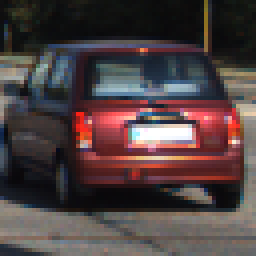
#> input picture test_images/training_example.png, 64 x 64 px (shown 4 times larger)
$ jupyter execute --allow-errors Vehicle_Detection.ipynb   (shell and % lines are left out)   (older library calls are emulated)
#> lines starting #> are read from the running program, lines starting #| are printed output that depends on the picture
## Import common libs
Most of the code in this notebook needs these imports

[cell 1]
import cv2
import glob
import random
import numpy as np
import matplotlib.pyplot as plt
import matplotlib.image as mpimg

from scipy.ndimage.measurements import label

from skimage.feature import hog

## Download Training Data

[cell 2]
import urllib.request
import shutil
import zipfile

# Download the training data
data_file_url=r"https://s3.amazonaws.com/udacity-sdc/Vehicle_Tracking/vehicles.zip"
data_file_name=r"/vehicles.zip"
data_file_dir=r"./training_data"

#> (the rest of this cell did not finish here and is left out)

## Load Training Data

[cell 3]
# Read in our vehicles and non-vehicles
cars = []
notcars = []

images = glob.glob('./training_data/vehicles/*/*.png')
for image in images:
    cars.append(image)

# shuffle the training data
random.shuffle(cars)

images = glob.glob('./training_data/non-vehicles/*/*.png')
for image in images:
    notcars.append(image)

# shuffle the training data
random.shuffle(notcars)

def training_image_info(car_list):
    image_info = {}
    # Read in a test image, either car or notcar
    example_img = mpimg.imread(car_list[0])
    # Define a key "image_shape" and store the test image shape 3-tuple
    image_info["image_shape"] = example_img.shape
    # Define a key "data_type" and store the data type of the test image.
    image_info["data_type"] = example_img.dtype
    # Return data_dict
    return image_info

#> (the rest of this cell did not finish here and is left out)

## Utilities

[cell 4]
# Color converter
def convert_color(img, color_space='YCrCb'):
    """ Covert from RGB to various color spaces
    """
    if color_space != 'RGB':
        if color_space == 'YCrCb':
            return cv2.cvtColor(img, cv2.COLOR_RGB2YCrCb)
        if color_space == 'HSV':
            return cv2.cvtColor(img, cv2.COLOR_RGB2HSV)
        elif color_space == 'LUV':
            return cv2.cvtColor(img, cv2.COLOR_RGB2LUV)
        elif color_space == 'HLS':
            return cv2.cvtColor(img, cv2.COLOR_RGB2HLS)
        elif color_space == 'YUV':
            return cv2.cvtColor(img, cv2.COLOR_RGB2YUV)
    else:
        return np.copy(img)

# Function to draw bounding boxes
# [60 lines left out: functions draw_boxes, slide_window, not called in this run]

## HOG features
Utility to extract HOG features

[cell 5]
# Two implmentations: sklearn and OpenCV.   My hope was the OpenCV one
# would be much faster, but it wasn't... and it had lower accuracy.

def get_hog_features(img, orient, pix_per_cell, cell_per_block, vis=False, feature_vec=True):
    """ Get HOG features using "sklearn"
    """
    # Call with two outputs if vis==True
    if vis == True:
        features, hog_image = hog(img, orientations=orient,
                                  pixels_per_cell=(pix_per_cell, pix_per_cell),
                                  cells_per_block=(cell_per_block, cell_per_block),
                                  transform_sqrt=True,
                                  visualise=vis, feature_vector=feature_vec)
        return features, hog_image
    # Otherwise call with one output
    else:
        features = hog(img, orientations=orient,
                       pixels_per_cell=(pix_per_cell, pix_per_cell),
                       cells_per_block=(cell_per_block, cell_per_block),
                       transform_sqrt=True,
                       visualise=vis, feature_vector=feature_vec)
        return features

# [34 lines left out: function get_cv_hog_features, not called in this run]

### Display example HOG output

[cell 6]
car_image = mpimg.imread('test_images/training_example.png')
#> car_image is the input picture: shape (64, 64, 3) float32; mean R, G, B 0.309, 0.254, 0.256
non_car_image = mpimg.imread('test_images/non_car_example.png')
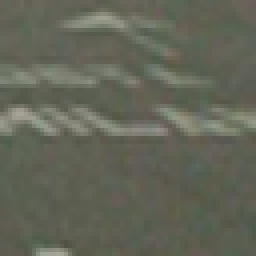
#> input picture test_images/non_car_example.png, 64 x 64 px (shown 4 times larger)
#> non_car_image is the input picture: shape (64, 64, 3) float32; mean R, G, B 0.388, 0.397, 0.344

def hog_example(image_file_name, color_space="YCrCb"):
    orig_image = mpimg.imread(image_file_name)
    conv_image = convert_color(orig_image, color_space)
#> in convert_color, `return cv2.cvtColor(img, cv2.COLOR_RGB2YCrCb)`: returned value: shape (64, 64, 3) float32; mean of channels 0, 1, 2 0.271, 0.527, 0.492

    # Define HOG parameters
    orient = 9
    pix_per_cell = 8
    cell_per_block = 2
    # Call our function with vis=True to see an image output
    features0, hog_image_0 = get_hog_features(conv_image[:,:,0],
                                             orient,
                                             pix_per_cell,
                                             cell_per_block,
                                             vis=True,
                                             feature_vec=True)
#> in get_hog_features, `features, hog_image = hog(img, orientations=orient, pixels_per_cell=(p..`: features = 1764 values, max 0.628 at index 130, min 0 at index 99, mean 0.12
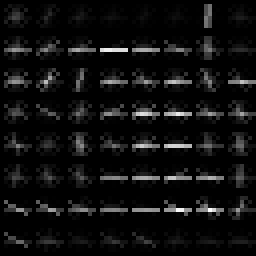
#> hog_image_0: shape (64, 64) float32 (shown 4 times larger); min 0, max 0.205, mean 0.0124; drawn with min black and max white
#> features0 has the same summary as features in get_hog_features

    features1, hog_image_1 = get_hog_features(conv_image[:,:,1],
                                             orient,
                                             pix_per_cell,
                                             cell_per_block,
                                             vis=True,
                                             feature_vec=True)
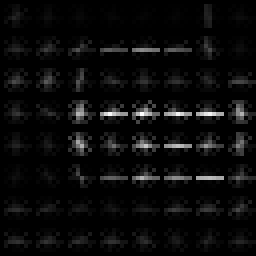
#> hog_image_1: shape (64, 64) float32 (shown 4 times larger); min 0, max 0.0678, mean 0.00295; drawn with min black and max white
#> features1 = 1764 values, max 0.565 at index 130, min 0 at index 106, mean 0.134

    features2, hog_image_2 = get_hog_features(conv_image[:,:,2],
                                             orient,
                                             pix_per_cell,
                                             cell_per_block,
                                             vis=True,
                                             feature_vec=True)
#> call 3 of get_hog_features, with orient = 9, pix_per_cell = 8, cell_per_block = 2, vis = True, feature_vec = True
#> in get_hog_features (call 3), `features, hog_image = hog(img, orientations=orient, pixels_per_cell=(p..`: features = 1764 values, max 0.486 at index 166, min 0 at index 107, mean 0.135
#> in get_hog_features (call 3), `features, hog_image = hog(img, orientations=orient, pixels_per_cell=(p..`:
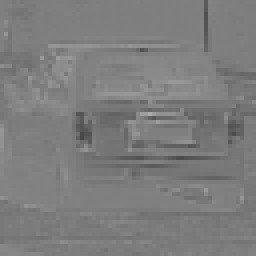
#> img: shape (64, 64) float32 (shown 4 times larger); min 0.284, max 0.674, mean 0.492
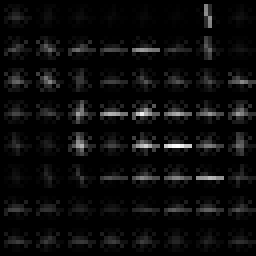
#> hog_image_2: shape (64, 64) float32 (shown 4 times larger); min 0, max 0.05, mean 0.00237; drawn with min black and max white
#> features2 has the same summary as features in get_hog_features

    return orig_image, (features0, features1, features2), (hog_image_0, hog_image_1, hog_image_2)

# Plot example car image
orig_image, hog_features, hog_images = hog_example('test_images/training_example.png')
fig, axes = plt.subplots(ncols=4, figsize=(16, 9))
axes[0].imshow(orig_image)
axes[0].set_title('Example Car Image')
axes[1].imshow(hog_images[0], cmap="gray")
axes[1].set_title('HOG (Y)')
axes[2].imshow(hog_images[1], cmap="gray")
axes[2].set_title('HOG (Cr)')
axes[3].imshow(hog_images[2], cmap="gray")
axes[3].set_title('HOG (Cb)')

# Plot example non-car image
orig_image, hog_features, hog_images = hog_example('test_images/non_car_example.png')
#> call 2 of hog_example, with image_file_name = 'test_images/non_car_example.png', color_space = 'YCrCb'
#> in convert_color (call 2), `return cv2.cvtColor(img, cv2.COLOR_RGB2YCrCb)`: returned value: shape (64, 64, 3) float32; mean of channels 0, 1, 2 0.388, 0.5, 0.475
#> in hog_example (call 2), `features0, hog_image_0 = get_hog_features(conv_image[:,:,0], orient, p..`:
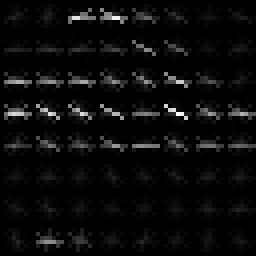
#> hog_image_0: shape (64, 64) float32 (shown 4 times larger); min 0, max 0.0672, mean 0.0029; drawn with min black and max white
#> in hog_example (call 2), `features0, hog_image_0 = get_hog_features(conv_image[:,:,0], orient, p..`: features0 = 1764 values, max 0.452 at index 48, min 0 at index 71, mean 0.133
#> in hog_example (call 2), `features1, hog_image_1 = get_hog_features(conv_image[:,:,1], orient, p..`:
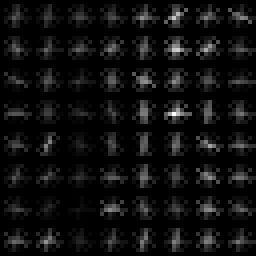
#> hog_image_1: shape (64, 64) float32 (shown 4 times larger); min 0, max 0.00832, mean 0.000511; drawn with min black and max white
#> in hog_example (call 2), `features1, hog_image_1 = get_hog_features(conv_image[:,:,1], orient, p..`: features1 = 1764 values, max 0.3 at index 1566, min 0 at index 7, mean 0.147
#> in hog_example (call 2), `features2, hog_image_2 = get_hog_features(conv_image[:,:,2], orient, p..`:
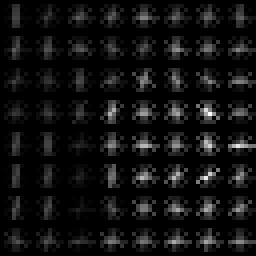
#> hog_image_2: shape (64, 64) float32 (shown 4 times larger); min 0, max 0.00498, mean 0.000342; drawn with min black and max white
#> in hog_example (call 2), `features2, hog_image_2 = get_hog_features(conv_image[:,:,2], orient, p..`: features2 = 1764 values, max 0.339 at index 1341, min 0 at index 23, mean 0.147
fig, axes = plt.subplots(ncols=4, figsize=(16, 9))
axes[0].imshow(orig_image)
axes[0].set_title('Example Non-Car Image')
axes[1].imshow(hog_images[0], cmap="gray")
axes[1].set_title('HOG (Y)')
axes[2].imshow(hog_images[1], cmap="gray")
axes[2].set_title('HOG (Cr)')
axes[3].imshow(hog_images[2], cmap="gray")

# Color features
Utilities to extract features based on color.

[cell 7]
# color_hist: concatenated histograms of each color chanel's values
def color_hist(img, nbins=32, bins_range=(0, 256), vis=False):
    """ Compute the histogram of the color channels separately
    """
    channel1_hist = np.histogram(img[:,:,0], bins=nbins, range=bins_range)
    channel2_hist = np.histogram(img[:,:,1], bins=nbins, range=bins_range)
    channel3_hist = np.histogram(img[:,:,2], bins=nbins, range=bins_range)

    # Concatenate the histograms into a single feature vector
    hist_features = np.concatenate((channel1_hist[0], channel2_hist[0], channel3_hist[0]))

    if vis == True:
        # Generating bin centers
        bin_edges = channel1_hist[1]
        bin_centers = (bin_edges[1:]  + bin_edges[0:len(bin_edges)-1])/2
        return hist_features, channel1_hist, channel2_hist, channel3_hist, bin_centers
    else:
        return hist_features

# bin_spatial: essentially the flattened,
# color image after resizing.
def bin_spatial(img, size=(32, 32)):
    """ Compute binned color features
    """
    features = cv2.resize(img, size).ravel()
    return features

### Display example Color features

[cell 8]
orig_image = mpimg.imread('test_images/training_example.png')
img = cv2.cvtColor(orig_image, cv2.COLOR_RGB2YCrCb)
image = (img * 255)
#> image: shape (64, 64, 3) float32; mean of channels 0, 1, 2 69.1, 134.5, 125.3
feature_vec, ch1_h, ch2_h, ch3_h, bincen = color_hist(image, nbins=32, bins_range=(0, 256), vis=True)
#> in color_hist, `hist_features = np.concatenate((channel1_hist[0], channel2_hist[0], ch..`: hist_features = 96 values, max 1818 at index 79, min 0 at index 0, mean 128
#> in color_hist, `bin_edges = channel1_hist[1]`: bin_edges = 33 values from 0 to 256
#> in color_hist, `bin_centers = (bin_edges[1:]  + bin_edges[0:len(bin_edges)-1])/2`: bin_centers = 32 values from 4 to 252
#> feature_vec has the same summary as hist_features in color_hist; bincen = 32 values from 4 to 252

fig, axes = plt.subplots(ncols=4, figsize=(12, 2))
axes[0].imshow(orig_image)
axes[0].set_title('Example Car Image')
axes[1].bar(bincen, ch1_h[0])
axes[1].set_title('Hist (Y)')
axes[2].bar(bincen, ch2_h[0])
axes[2].set_title('Hist (Cr)')
axes[3].bar(bincen, ch3_h[0])
axes[3].set_title('Hist (Cb)')

orig_image = mpimg.imread('test_images/non_car_example.png')
img = cv2.cvtColor(orig_image, cv2.COLOR_RGB2YCrCb)
image = (img * 255)
#> image: shape (64, 64, 3) float32; mean of channels 0, 1, 2 98.9, 127.4, 121.2
feature_vec, ch1_h, ch2_h, ch3_h, bincen = color_hist(image, nbins=32, bins_range=(0, 256), vis=True)
#> feature_vec = 96 values, max 3630 at index 79, min 0 at index 0, mean 128

fig, axes = plt.subplots(ncols=4, figsize=(12, 2))
axes[0].imshow(orig_image)
axes[0].set_title('Example Non-Car Image')
axes[1].bar(bincen, ch1_h[0])
axes[1].set_title('Hist (Y)')
axes[2].bar(bincen, ch2_h[0])
axes[2].set_title('Hist (Cr)')
axes[3].bar(bincen, ch3_h[0])
axes[3].set_title('Hist (Cb)')
#> figure, not shown here; panel 2: tallest bar 591 high, from x = 11.6 to 12.4; panel 3: tallest bar 1566 high, from x = 123.6 to 124.4; panel 4: tallest bar 1818 high, from x = 123.6 to 124.4
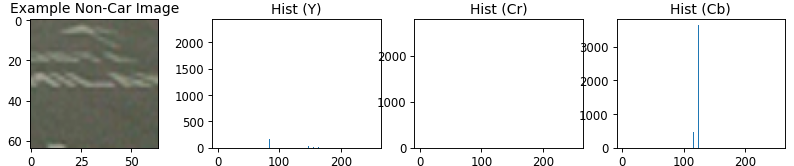
#> figure drawn by matplotlib, 4 panels; panel 2: tallest bar 2318 high, from x = 91.6 to 92.4; panel 3: tallest bar 2655 high, from x = 123.6 to 124.4; panel 4: tallest bar 3630 high, from x = 123.6 to 124.4

[cell 9]
orig_image = mpimg.imread('test_images/training_example.png')
img = cv2.cvtColor(orig_image, cv2.COLOR_RGB2YCrCb)
image = (img * 255)

feature_vec = bin_spatial(orig_image)
#> in bin_spatial, `features = cv2.resize(img, size).ravel()`: features = 3072 values, max 1 at index 1386, min 0.0324 at index 2344, mean 0.273
#> feature_vec has the same summary as features in bin_spatial
fig, axes = plt.subplots(ncols=2, figsize=(12, 4))
axes[0].imshow(orig_image)
axes[0].set_title('Example Car Image')
axes[1].plot(feature_vec)
axes[1].set_ylim(bottom=0, top=1)
axes[1].set_title('Spatially Binned Features')


orig_image = mpimg.imread('test_images/non_car_example.png')
img = cv2.cvtColor(orig_image, cv2.COLOR_RGB2YCrCb)
image = (img * 255)

feature_vec = bin_spatial(orig_image)
#> feature_vec = 3072 values, max 0.634 at index 1350, min 0.27 at index 1388, mean 0.376

fig, axes = plt.subplots(ncols=2, figsize=(12, 4))
axes[0].imshow(orig_image)
axes[0].set_title('Example Non-Car Image')
axes[1].plot(feature_vec)
axes[1].set_ylim(bottom=0, top=1)
axes[1].set_title('Spatially Binned Features')
#> figure, not shown here; panel 2: curve peaks at x = 1386, y = 1
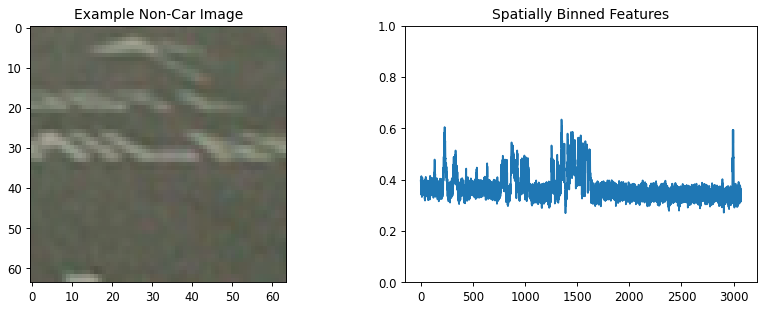
#> figure drawn by matplotlib, 2 panels; panel 2: curve peaks at x = 1350, y = 0.634

## Vehicle Classifer class.
Uses SVM behind the scenes with features based on color (spatial and histogram) and Histogram of Gradients (HOG)

[cell 10]
import pickle
import time
from sklearn.svm import SVC
from sklearn.svm import LinearSVC

from sklearn.model_selection import train_test_split
from sklearn.preprocessing import StandardScaler

class VehicleClassifier():
    ''' Vehicle Classifier class.
    '''

    def __init__(self):

        self.config = {
            "color_space": "YCrCb",
            "orient": 12,
            "pix_per_cell": 16,
            "cell_per_block": 2,
            "hog_channel": "ALL",
            "spatial_size": (32, 32),
            "hist_bins": 32,
            "hist_bin_range": (0,1),
            "enable_spatial": True,
            "enable_hist": True,
            "enable_hog": True
        }

        self.cls = None
        self.scaler = None


    # Extracts features from a list of images
    # [203 lines left out: functions _extract_features_, train, find_cars, not called in this run]

    def save(self, filename):
        vc_state = (self.config, self.cls, self.scaler)
        pickle.dump( vc_state, open( filename + ".p", "wb" ) )

    def load(self, filename):
        vc_state = pickle.load( open( filename + ".p", "rb" ) )
        self.config = vc_state[0]
        self.cls = vc_state[1]
        self.scaler = vc_state[2]

## Car Tracker class
Resonsible for finding and tracking cars in and across frames of video.
Does the "sliding window" search for vehicles in a video image frame, using the _VehicleClassifier_ to identify vehicles.   Uses matches accoss multiple frames to try and weed out false positives.

[cell 11]
class CarTracker():
    '''
    Car Tracking class.

    Arguments:
        vehicle_classifier: VehicleClassifier (trained) to
                            use to identify cars.
        search_parms: array of tupples, each tupple consisting of:
                      0: tupple with x left/right limts.
                      1: tupple with y lower/upper limits
                      2: scale factor
        track_params:
    '''
    # [229 lines left out: functions __init__, _add_heat_, _add_heat_back_, _bboxes_from_labels_, _bboxes_overlap_, _avg_boxes_ and 3 more, not called in this run]

## Search Windows
Visualize what search windows we will use to search for cars.

#> (a cell that did not finish here is left out)

## Train the VehicleClassifier
Train the VehicleClassifier using various hyper-parameters.  We'll use the one with the highest accuracy but still provices sub-second prection time.

#> (a cell that did not finish here is left out)

### Classification Examples
Run the previously found "best" classifier on test images.

[cell 14]
vc = VehicleClassifier()
#> (the rest of this cell did not finish here and is left out)

### False Positive Removal (Heat Map Averaging) Example
Example of 4 frames of video with heat map averaging.

[cell 15]
vc = VehicleClassifier()
#> (the rest of this cell did not finish here and is left out)
